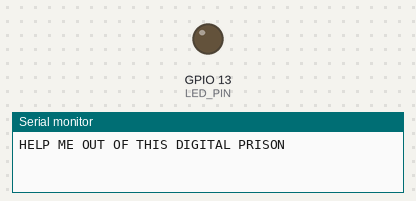
This program was run on a simulated ESP32. On the bench: output pins drawn as LEDs (lit = HIGH), the last lines printed to the serial monitor.

Above: at 0.4 s.
At 7.5 s:
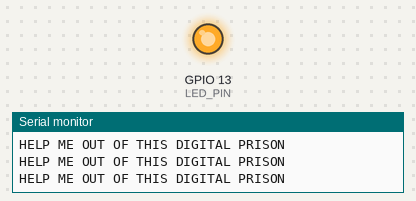
Timing chart, 0 to 7.8 s (numbered marks = the images above):
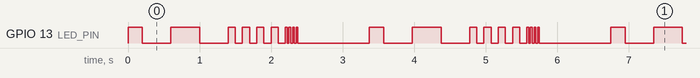

The program:

main.cpp
```cpp
#include <Arduino.h>
// This is required in PlatformIO but hidden in the standard Arduino IDE.

#define LED_PIN 13

void setup() {
  //Setup pin and Baud rate
  pinMode(LED_PIN, OUTPUT);
  Serial.begin(115200); // Start the Serial connection
}

void loop() {
  //This was an amazing digital circus.  Funny message
  Serial.println("HELP ME OUT OF THIS DIGITAL PRISON");

  //The rhythm is beep---beep--------beep-beep-beep-beep-beepbeepbeepbeep

  //Start slow
  digitalWrite(LED_PIN, HIGH); // LED On
  delay(200);
  digitalWrite(LED_PIN, LOW); // LED Off
  delay(400);
  digitalWrite(LED_PIN, HIGH);
  delay(400);
  digitalWrite(LED_PIN, LOW); // LED Off
  delay(400);

  //Steady rhythm
  digitalWrite(LED_PIN, HIGH); // LED On
  delay(100);
  digitalWrite(LED_PIN, LOW); // LED On
  delay(100);
  digitalWrite(LED_PIN, HIGH); // LED On
  delay(100);
  digitalWrite(LED_PIN, LOW); // LED On
  delay(100);
  digitalWrite(LED_PIN, HIGH); // LED On
  delay(100);
  digitalWrite(LED_PIN, LOW); // LED On
  delay(100);
  digitalWrite(LED_PIN, HIGH); // LED On
  delay(100);
  digitalWrite(LED_PIN, LOW); // LED On
  delay(100);

  //Blind the user with fast flashes
  digitalWrite(LED_PIN, HIGH); // LED On
  delay(25);
  digitalWrite(LED_PIN, LOW); // LED On
  delay(25);
  digitalWrite(LED_PIN, HIGH); // LED On
  delay(25);
  digitalWrite(LED_PIN, LOW); // LED On
  delay(25);
  digitalWrite(LED_PIN, HIGH); // LED On
  delay(25);
  digitalWrite(LED_PIN, LOW); // LED On
  delay(25);
  digitalWrite(LED_PIN, HIGH); // LED On
  delay(25);
  digitalWrite(LED_PIN, LOW); // LED On
  delay(1000);

}
```

Measured:
- by itself, GPIO 13 (LED_PIN): repeats every 3.4 s: LOW 0.40 s, HIGH 0.40 s, LOW 0.40 s, 4 × (HIGH 0.10 s, LOW 0.10 s), 3 × (HIGH 0.03 s, LOW 0.03 s), HIGH 0.03 s, LOW 1.0 s, HIGH 0.20 s
- by itself, everything shown: repeats every 3.4 s, in 8 steps
